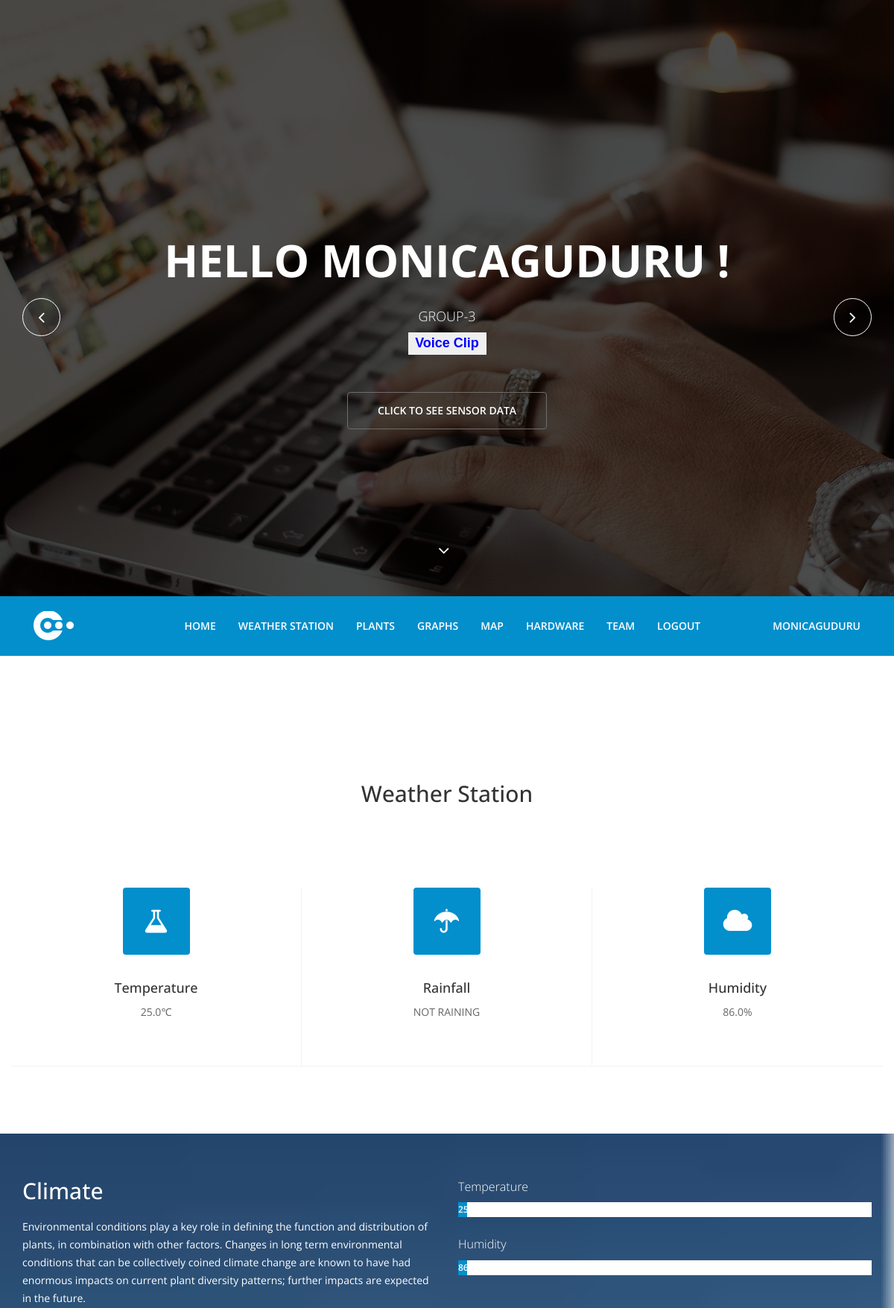
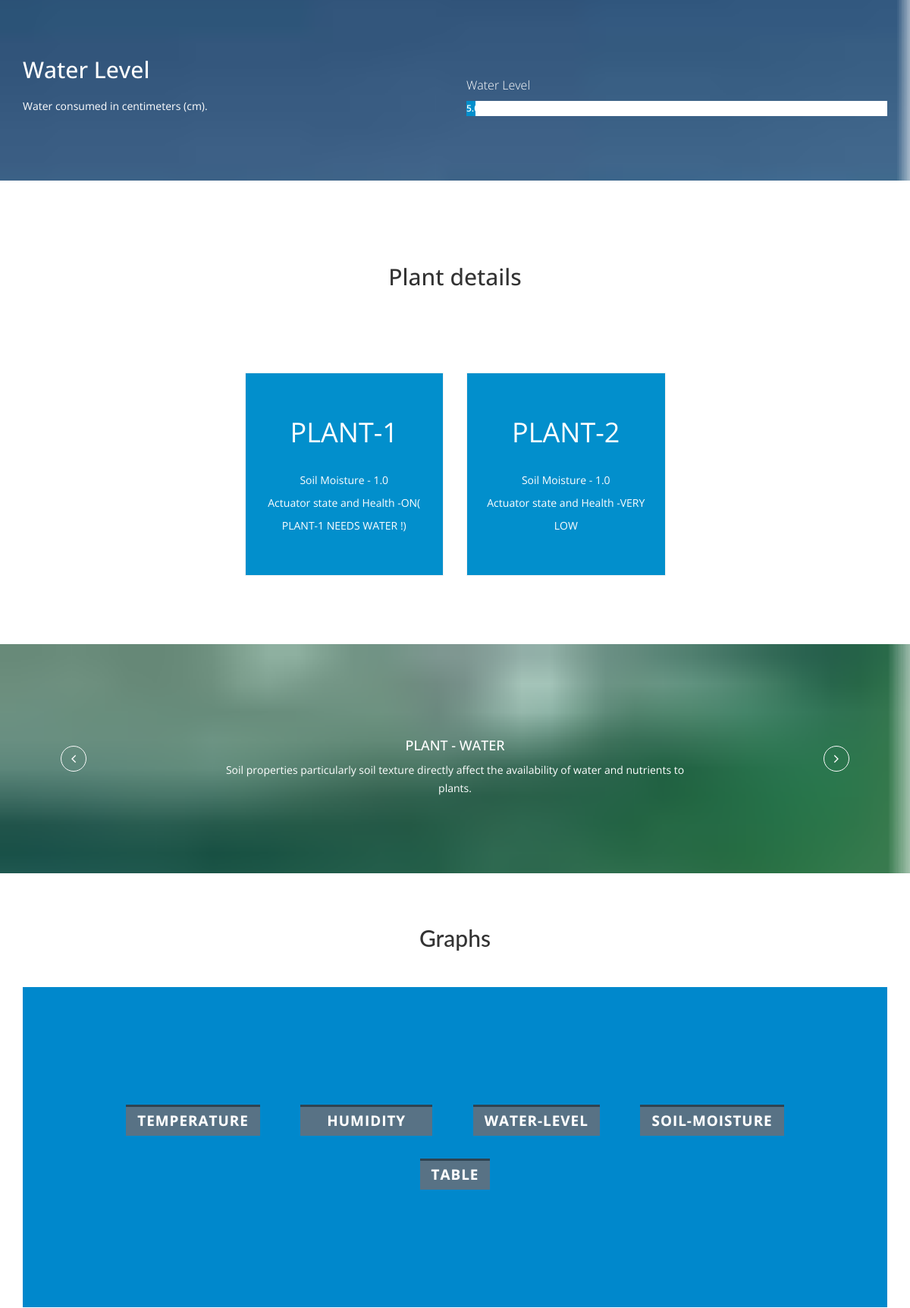
The app's page /sensors/display/ (signed in, upper part) with its own data (2 pictures, top to bottom).
### sensors/models.py (models this page shows)
class Sensors(models.Model):
	temperature = models.FloatField(default=0)
	humidity = models.FloatField(default=0)
	plant1_soilmoisture=models.FloatField(default=0)
	plant1_actuatorstate=models.CharField(max_length=50)
	plant2_soilmoisture=models.FloatField(default=0)
	plant2_actuatorstate=models.CharField(max_length=50)
	waterlevel=models.FloatField(default=0)
	rainfall=models.CharField(max_length=50)
	dateAndTime=models.CharField(max_length=255)

### sensors/views.py (the view)
def new_disp(request):
    all_sensors = Sensors.objects.get(pk=Sensors.objects.count())
    return render(request ,'sensors/template/index.html',{'all_sensors':all_sensors,'user':request.user})

### sensors/templates/sensors/template/index.html (shortened to what this page needs)
<!DOCTYPE html>
{% load staticfiles %}
<html lang="en">
<head>
  <link type="text/css" href="{% static 'sensors/css/bootstrap.min.css' %}" rel="stylesheet">
  <link type="text/css" href="{% static 'sensors/css/animate.min.css' %}" rel="stylesheet">
  <link type="text/css" href="{% static 'sensors/css/font-awesome.min.css' %}" rel="stylesheet">
  <link type="text/css" href="{% static 'sensors/css/lightbox.css' %}" rel="stylesheet">
  <link type="text/css" href="{% static 'sensors/css/main.css' %}" rel="stylesheet">
  <link type="text/css" id="css-preset" href="{% static 'sensors/css/presets/preset1.css' %}" rel="stylesheet">
  <link type="text/css" href="{% static 'sensors/css/responsive.css' %}" rel="stylesheet">
</head>
<body>
  <header id="home">
    <div id="home-slider" class="carousel slide carousel-fade" data-ride="carousel">
      <div class="carousel-inner">
        <div class="item active" style="background-image: url({% static 'sensors/images/slider/1.jpg' %})">
          <div class="caption">
	    <h1 class="animated fadeInLeftBig">Hello {{ user }} !</h1>
		<p class="animated fadeInRightBig">GROUP-3</p>
            <p class="animated fadeInRightBig" ><input class="button" id="myButton" onclick='responsiveVoice.speak("Hello {{user}} Welcome to Plant Management   here is your curent plant status   temperaturer is {{all_sensors.temperature}} degrees       humidity is {{all_sensors.humidity}} percentage            water level is {{all_sensors.waterlevel}} centimeter rainfall nil            ");' type='button' value='Voice Clip' /></p>
            <a data-scroll class="btn btn-start animated fadeInUpBig" href="#services">Click to see sensor data</a>
          </div>
        </div>
      </div>
      <a class="left-control" href="#home-slider" data-slide="prev"><i class="fa fa-angle-left"></i></a>
      <a class="right-control" href="#home-slider" data-slide="next"><i class="fa fa-angle-right"></i></a>
      <a id="tohash" href="#services"><i class="fa fa-angle-down"></i></a>
    </div>
    <div class="main-nav">
      <div class="container">
        <div class="navbar-header">
	<a class="navbar-brand" href="index.html">
            <h1><img class="img-responsive" src="{% static 'sensors/images/logo1.png' %}" alt="logo"></h1>
          </a>
        </div>
        <div class="collapse navbar-collapse">
          <ul class="nav navbar-nav navbar-right">
            <li class="scroll"><a href="#home">Home</a></li>
            <li class="scroll"><a href="#services">Weather Station</a></li>
            <li class="scroll"><a href="#pricing">Plants</a></li>
	    <li class="scroll"><a href="#blog">Graphs</a></li>
            <li class="scroll"><a href="#contact">Map</a></li>
            <li class="scroll"><a href="#portfolio">Hardware</a></li>
            <li class="scroll"><a href="#team">Team</a></li>
	    <li class="scroll"><a href="/sensors/home/">Logout</a></li>
	    <li class="scroll" align="right" id="user"><a href="#user">&emsp;&nbsp;&emsp; &emsp;&nbsp;&emsp;{{user}}</a></li>
          </ul>
        </div>
      </div>
    </div>
  </header>
  <br>
  <br>
  <section >
    <div class="container">
      <div class="heading wow fadeInUp" data-wow-duration="1000ms" data-wow-delay="300ms">
        <div class="row">
          <div class="text-center col-sm-8 col-sm-offset-2">
            <h2 >Weather Station</h2>
          </div>
        </div>
      </div>
      <div class="text-center our-services">
        <div class="row">
          <div class="col-sm-4 wow fadeInDown" data-wow-duration="1000ms" data-wow-delay="300ms">
            <div class="service-icon">
              <i class="fa fa-flask"></i>
            </div>
            <div class="service-info">
              <h3>Temperature</h3>
              <p>{{all_sensors.temperature}}&#8451;</p>
            </div>
          </div>
          <div class="col-sm-4 wow fadeInDown" data-wow-duration="1000ms" data-wow-delay="450ms">
            <div class="service-icon">
              <i class="fa fa-umbrella"></i>
            </div>
            <div class="service-info">
              <h3>Rainfall</h3>
              <p>{{all_sensors.rainfall}}</p>
            </div>
          </div>
          <div class="col-sm-4 wow fadeInDown" data-wow-duration="1000ms" data-wow-delay="550ms">
            <div class="service-icon">
              <i class="fa fa-cloud"></i>
            </div>
            <div class="service-info">
              <h3>Humidity</h3>
              <p>{{all_sensors.humidity}}%</p>
            </div>
          </div>
      </div>
    </div>
  </section>
  <section id="about-us" class="parallax">
    <div class="container">
      <div class="row">
        <div class="col-sm-6">
          <div class="about-info wow fadeInUp" data-wow-duration="1000ms" data-wow-delay="300ms">
            <h2>Climate</h2>
            <p>Environmental conditions play a key role in defining the function and distribution of plants, in combination with other factors. Changes in long term environmental conditions that can be collectively coined climate change are known to have had enormous impacts on current plant diversity patterns; further impacts are expected in the future.</p>
          </div>
          <div class="about-info wow fadeInUp" data-wow-duration="1000ms" data-wow-delay="300ms">
            <h2><br><br>Water Level</h2>
            <p>Water consumed in centimeters (cm).</p>
          </div>
        </div>
        <div class="col-sm-6">
          <div class="our-skills wow fadeInDown" data-wow-duration="1000ms" data-wow-delay="300ms">
            <div class="single-skill wow fadeInDown" data-wow-duration="1000ms" data-wow-delay="400ms">
              <p class="lead">Temperature</p>
              <div class="progress">
                <div class="progress-bar progress-bar-primary six-sec-ease-in-out" role="progressbar"  aria-valuetransitiongoal="{{all_sensors.temperature}}">{{all_sensors.temperature}}&#8451;</div>
              </div>
            </div>
            <div class="single-skill wow fadeInDown" data-wow-duration="1000ms" data-wow-delay="300ms">
              <p class="lead">Humidity</p>
              <div class="progress">
                <div class="progress-bar progress-bar-primary six-sec-ease-in-out" role="progressbar"  aria-valuetransitiongoal="{{all_sensors.humidity}}">{{all_sensors.humidity}}%</div>
              </div>
            </div>
            <div> <br> <br><br><br><br> </div>
            <div class="single-skill wow fadeInDown" data-wow-duration="1000ms" data-wow-delay="500ms">
              <p class="lead">Water Level</p>
              <div class="progress">
                <div class="progress-bar progress-bar-primary six-sec-ease-in-out" role="progressbar"  aria-valuetransitiongoal="{{all_sensors.waterlevel}}">{{all_sensors.waterlevel}}cm</div>
              </div>
            </div>
          </div>
        </div>
      </div>
    </div>
  </section>
  <section id="pricing">
    <div class="container">
      <div class="row">
        <div class="heading text-center col-sm-8 col-sm-offset-2 wow fadeInUp" data-wow-duration="1200ms" data-wow-delay="300ms">
          <h2>Plant details</h2>
        </div>
      </div>
      <div class="pricing-table">
        <div class="row">
          <div class="col-sm-3">
          </div>
          <div class="col-sm-3">
            <div class="single-table featured wow flipInY" data-wow-duration="1000ms" data-wow-delay="800ms">
              <div class="price">
                PLANT-1
              </div>
              <ul>
                <li>Soil Moisture - {{all_sensors.plant1_soilmoisture}}</li>
                <li>Actuator state and Health -{{all_sensors.plant1_actuatorstate}}</li>
              </ul>
            </div>
          </div>
          <div class="col-sm-3">
            <div class="single-table featured wow flipInY" data-wow-duration="1000ms" data-wow-delay="800ms">
              <div class="price">
                PLANT-2
              </div>
              <ul>
                <li>Soil Moisture - {{all_sensors.plant2_soilmoisture}}</li>
                <li>Actuator state and Health -{{all_sensors.plant2_actuatorstate}}</li>
              </ul>
            </div>
          </div>
        </div>
      </div>
    </div>
  </section>
  <section id="twitter" class="parallax">
    <div>
      <a class="twitter-left-control" href="#twitter-carousel" role="button" data-slide="prev"><i class="fa fa-angle-left"></i></a>
      <a class="twitter-right-control" href="#twitter-carousel" role="button" data-slide="next"><i class="fa fa-angle-right"></i></a>
      <div class="container">
        <div class="row">
          <div class="col-sm-8 col-sm-offset-2">
            <div class="text-center">
              <h4>PLANT - WATER</h4>
            </div>
            <div id="twitter-carousel" class="carousel slide" data-ride="carousel">
              <div class="carousel-inner">
                <div class="item active wow fadeIn" data-wow-duration="1000ms" data-wow-delay="300ms">
                  <p>Soil properties particularly soil texture directly affect the availability of water and nutrients to plants.</p>
                </div>
              </div>
            </div>
          </div>
        </div>
      </div>
    </div>
  </section>
<div class="container">
			<div class="codrops-top clearfix">
				<a class="codrops-icon codrops-icon-prev" href="http://tympanus.net/Development/3DEffectMobileShowcase/"></a>
				<span class="right"><a class="codrops-icon codrops-icon-drop" href="http://tympanus.net/codrops/?p=16182"></a></span>
			</div>
			<header id="blog">
				<center><h2>Graphs</h2></center>
			</header>
			<section class="color-1">
				<nav class="cl-effect-20">
					<a href="/sensors/display/temperature/" target="_blank"><span data-hover="Show graph"><b>Temperature</b></span></a>
					<a href="/sensors/display/humidity/" target="_blank"><span data-hover="Show graph"><b>&emsp;Humidity&emsp; </b></span></a>
					<a href="/sensors/display/waterlevel/" target="_blank"><span data-hover="Show graph"><b>Water-level</b></span></a>
					<a href="/sensors/display/soilmoisture/" target="_blank"><span data-hover="Show graph"><b>Soil-moisture</b></span></a>
					<a href="/sensors/display/table/" target="_blank"><span data-hover="Show"><b>Table</b></span></a>
				</nav>
			</section>
		</div>
</body>
</html>

### sensors/templates/sensors/template/index.html (style rules this page uses)
article,aside,details,figcaption,figure,footer,header,hgroup,main,nav,section,summary { display:block; }
html { font-family:sans-serif;-ms-text-size-adjust:100%;-webkit-text-size-adjust:100%; }
body { margin:0; }
h1 { font-size:2em;margin:0.67em 0; }
b,strong { font-weight:bold; }
img { border:0; }
button,input,select,textarea { font-family:inherit;font-size:100%;margin:0; }
button,input { line-height:normal; }
button,html input[type="button"],input[type="reset"],input[type="submit"] { -webkit-appearance:button;cursor:pointer; }
*, *:after, *::before { -webkit-box-sizing: border-box; -moz-box-sizing: border-box; box-sizing: border-box; }
body { font-family: 'Raleway', sans-serif; }
nav a { position: relative; display: inline-block; margin: 15px 25px; outline: none; color: #fff; text-decoration: none; text-transform: uppercase; letter-spacing: 1px; font-weight: 400; text-shadow: 0 0 1px rgba(255,255,255,0.3); font-size: 1.35em; }
.cl-effect-20 a { line-height: 2em; -webkit-perspective: 800px; -moz-perspective: 800px; perspective: 800px; }
.cl-effect-20 a span { position: relative; display: inline-block; padding: 3px 15px 0; background: #587285; box-shadow: inset 0 3px #2f4351; -webkit-transition: background 0.6s; -moz-transition: background 0.6s; transition: background 0.6s; -webkit-transform-origin: 50% 0; -moz-transform-origin: 50% 0; transform-origin: 50% 0; -webkit-transform-style: preserve-3d; -moz-transform-style: preserve-3d; transform-style: preserve-3d; -webkit-transform-origin: 0% 50%; -moz-transform-origin: 0% 50%; transform-origin: 0% 50%; }
.cl-effect-20 a span::before { position: absolute; top: 0; left: 0; width: 100%; height: 100%; background: #006699; color: #ffffff; content: attr(data-hover); -webkit-transform: rotateX(270deg); -moz-transform: rotateX(270deg); transform: rotateX(270deg); -webkit-transition: -webkit-transform 0.6s; -moz-transition: -moz-transform 0.6s; transition: transform 0.6s; -webkit-transform-origin: 0 0; -moz-transform-origin: 0 0; transform-origin: 0 0; pointer-events: none; }
.container > header, .codrops-top { font-family: 'Lato', Arial, sans-serif; }
.container > header { margin: 0 auto; padding: 2em; text-align: center; color: #89867e; }
.codrops-top { background: #fff; background: rgba(255, 255, 255, 0.6); text-transform: uppercase; width: 100%; font-size: 0.69em; line-height: 2.2; }
.codrops-top a { text-decoration: none; padding: 0 1em; letter-spacing: 0.1em; color: #888; display: inline-block; }
.codrops-top span.right { float: right; }
.codrops-top span.right a { float: left; display: block; }
.codrops-icon:before { font-family: 'codropsicons'; margin: 0 4px; speak: none; font-style: normal; font-weight: normal; font-variant: normal; text-transform: none; line-height: 1; -webkit-font-smoothing: antialiased; }
.codrops-icon-drop:before { content: "\e001"; }
.codrops-icon-prev:before { content: "\e004"; }
.container > section { margin: 0 auto; padding: 10em 3em; text-align: center; }
.color-1 { background: #0088cc; }
.button { width:105px; height: 30px; background-image:url('tiny_.gif'); line-height: 20px; padding-bottom: 2px; vertical-align: middle; font-family: "Lucida Grande", Geneva, Verdana, Arial, Helvetica, sans-serif; font-size: 18px; font-weight: bold; text-transform: none; border:1px solid transparent; color:blue; }

### records on screen
Sensors: temperature "25.0", rainfall "NOT RAINING", humidity "86.0", waterlevel "5.0", plant1_soilmoisture "1.0", plant1_actuatorstate "ON( PLANT-1 NEEDS WATER !)", plant2_soilmoisture "1.0", plant2_actuatorstate "VERY LOW"

### other values on screen
{{ user }} "MONICAGUDURU"
